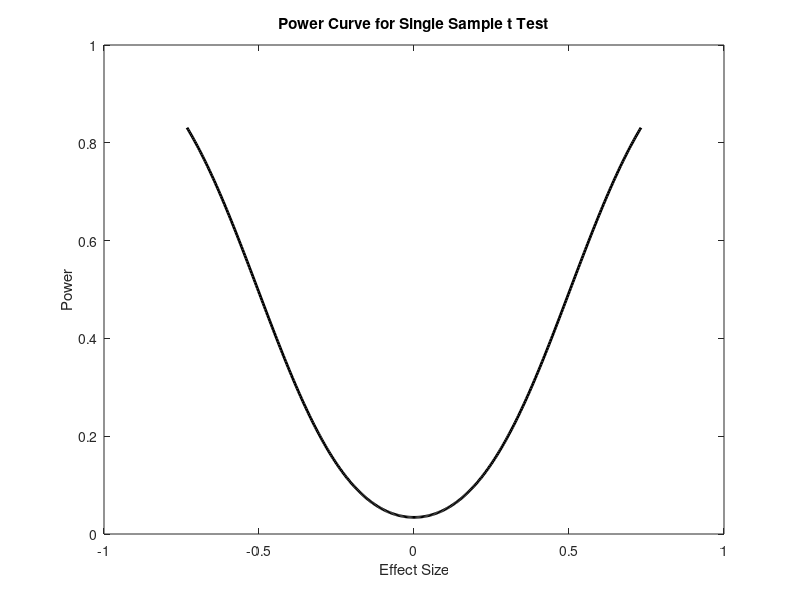

MATLAB code to generate this figure:
%% Example 6.8
% The t test applies when the distribution for the test statistic follows
% Student's t distribution under the null hypothesis. It requires that the 

%% Hypothesis Testing
% Null hypothesis is that mu = 30 days. The alternative hypothesis is that
% the mean is not 30 days at sea.
clear; close all; clf;

mu = 30;
xhat = [54 55 60 42 48 62 24 46 48 28 18 8 0 10 60 82 90 88 2 54];
N = length(xhat);
xbar = mean(xhat); % sample mean
sig = std(xhat,1); % sample baised standard deviation

% Test statistic for baised standard deviation
that = sqrt(N - 1)*(xbar - mu)/sig;

% Two-Tailed Critical Value
cv = tinv(0.975, N - 1);

% Since the test statistic is greater than the critical value, the null
% hypthesis is rejected.

% P -Value
pval = 2 * (1 - tcdf(that, N - 1));

% Small p-value is strong evidence for the alternative hypothesis.

%% Plotting Power Curves of the One-Sample t Test
mualt = 10:0.1:50;
effect = (mualt - mu)/std(xhat);
% The population standard deviation in the effect has had to be replaced by
% the sample standard deviation.

% Non-centrality parameter
delta = sqrt(N)*effect;
power = 1 - nctcdf(that, N - 1, delta) + nctcdf(-that, N - 1, delta);

figure(1);
plot(effect, power, 'k', 'LineWidth', 2)

xlabel 'Effect Size'; 
ylabel 'Power'; 
title 'Power Curve for Single Sample t Test';
ylim([0 1])

% Effect size is a measure of the difference between the population and
% postulated means normalized by the standard error.

% The minimum power is 0.05 at xbar = 30.

% A test whose power is no smaller than the significance level us unbiased,
% and in fact, the t test is a uniformly most powerful unbiased test.